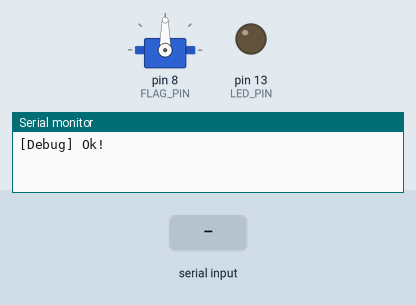
A sketch run on a simulated Arduino Uno, built with avr-gcc and run on an emulated ATmega328P. On the bench: servo, output pins drawn as LEDs (lit = HIGH), the last lines printed to the serial monitor. The test bench sets the inputs (shaded band).

Above: at 1.2 s.
1.3 s: "M,45\n" received over Serial
At 2.1 s:
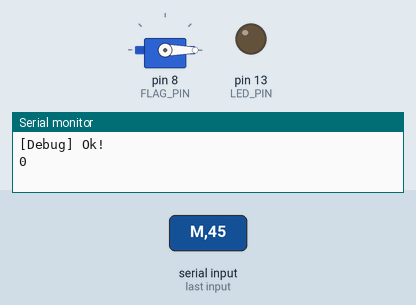
2.8 s: "L90\n" received over Serial
At 3.1 s:
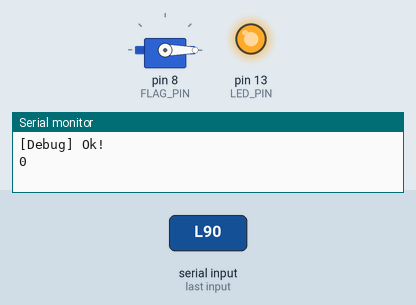
4.3 s: "M90\n" received over Serial
At 5.5 s:
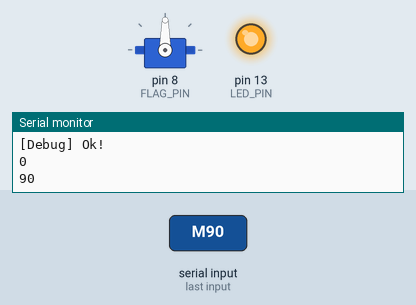
5.8 s: "L,45\n" received over Serial
At 6.6 s:
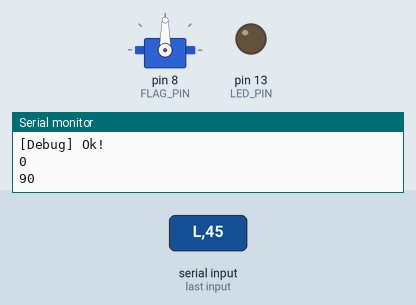
7.3 s: "M\n" received over Serial
At 7.9 s:
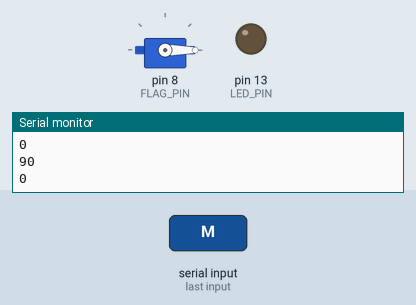
Timing chart, 0 to 9.8 s (numbered marks = the images above; inputs shaded):
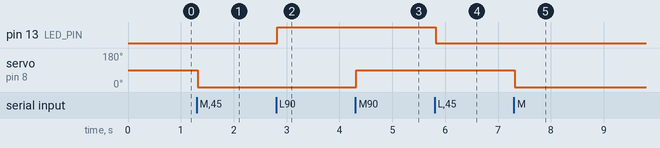

Measured:
- after the input at 1.3 s, servo on pin 8 (FLAG_PIN): 90° → 0° at once
- after the input at 2.8 s, pin 13 (LED_PIN): LOW → HIGH at once
- after the input at 4.3 s, servo on pin 8 (FLAG_PIN): 0° → 90° at once
- after the input at 5.8 s, pin 13 (LED_PIN): HIGH → LOW at once
- after the input at 7.3 s, servo on pin 8 (FLAG_PIN): 90° → 0° at once

The sketch:

FlagBot.ino
```cpp
// (licence header left out)
//-- Dependencies
#include <Servo.h>

//-- Definitions of configuration parameters
#define FLAG_PIN 8
#define FLAG_INITIAL_POS 90
#define BAUD_RATE 9600

#define LED_PIN 13

//-- Create global objects:
#define BUFFER_SIZE 16

Servo servo;
char buffer[BUFFER_SIZE];

//-- Hardware setup
void setup()
{
    //-- Setup the signal LED
    pinMode(LED_PIN, OUTPUT);
    digitalWrite(LED_PIN, LOW);

    //-- Initialize the servo:
    servo.attach(FLAG_PIN);
    servo.write(FLAG_INITIAL_POS);

    //-- Setup the serial port:
    Serial.begin(BAUD_RATE);
    Serial.flush();
    Serial.println("[Debug] Ok!");

    //-- Clear the buffer:
    erase(buffer);
}

void loop()
{
	if ( Serial.available() > 0 )
	{
		//-- Recieve the command:
		delay(20); //-- Waits for the buffer to be filled

		int data = Serial.available(); //-- Number of bytes recieved

		if (data > BUFFER_SIZE) //--Avoid overflow
			data = BUFFER_SIZE;

		for ( int i = 0; i < data; i++) //-- Write the data on the buffer
			buffer[i] = Serial.read();

		//-- Decrypt the command:
		if ( buffer[0] == 'M')
		{
		  //-- Manage 'move' commands
  		  move_cmd(buffer);
		}
                else if (buffer[0] == 'L')
                {
                  //-- Toggle LED
                  digitalWrite(LED_PIN, !digitalRead(LED_PIN));
                }
		else if (buffer[0] == 'P' && buffer[1] == 'I'
				&& buffer[2] == 'N' && buffer[3] == 'G')
		{
			//-- PING: checks the connection
			Serial.println("Ok");
		}

		//-- If it doesn't recognize the command, or has received it correctly
		//-- prepare for a new command:
		Serial.flush();
		erase(buffer);
	}
}

void move_cmd(char * buffer)
{
   int end_pos = strcspn(buffer, "\n");
   int angle = strtol(buffer+1, NULL, 10);;
   Serial.println(angle);
   servo.write(angle);
}

void erase( char *buffer)
{
  //-- Clear the buffer:
  memset(buffer, 0, BUFFER_SIZE * sizeof(char));
}
```
